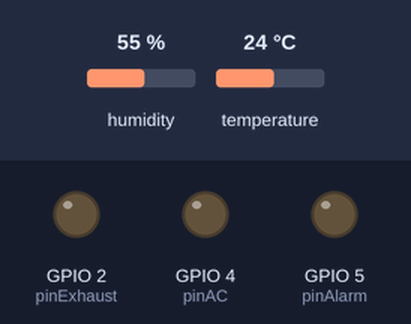
Simulated run of this sketch. Board: ESP32. Parts: output pins drawn as LEDs (lit = HIGH). The inputs (shaded band) are chosen by the test bench; at power-on: humidity 55 %, temperature 24 °C. What the sketch prints to the serial monitor is not drawn.

Above: at 3.2 s.
3.3 s: humidity set to 69 %
7.2 s: humidity set to 72 %
At 8.7 s:
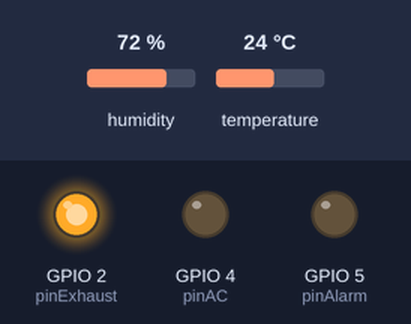
11.1 s: temperature set to 29 °C
15.0 s: temperature set to 32 °C
At 18.3 s:
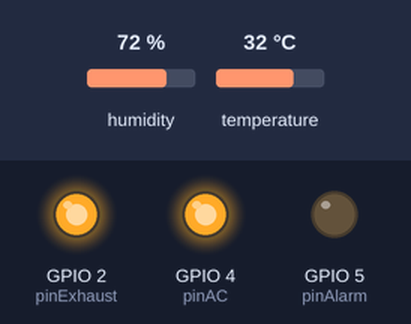
18.9 s: humidity set to 22 %
At 21.6 s:
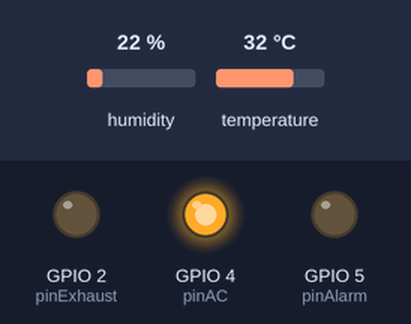
22.8 s: humidity set to 88 %
At 24.7 s:
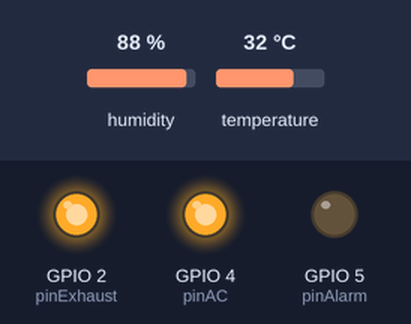
Timing chart, 0 to 26.2 s (numbered marks = the images above; inputs shaded):
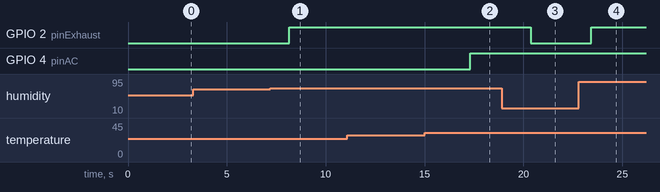

Measured:
- the behaviour switches between 70 and 71 % on humidity (found by bisection; images 0 and 1)
- the behaviour switches between 30 and 31 °C on temperature (found by bisection; images 1 and 2)
- after the input at 3.3 s, every drawn part: stays the same
- after the input at 7.2 s, GPIO 2 (pinExhaust): LOW → HIGH after 0.94 s
- after the input at 11.1 s, every drawn part: stays the same
- after the input at 15.0 s, GPIO 4 (pinAC): LOW → HIGH after 2.3 s
- after the input at 18.9 s, GPIO 2 (pinExhaust): HIGH → LOW after 1.5 s
- after the input at 22.8 s, GPIO 2 (pinExhaust): LOW → HIGH after 0.63 s

The sketch:

tugas-03-ventilasi-otomatis.ino
```cpp
/*
  TUGAS 3: SISTEM VENTILASI OTOMATIS

  Logika:
  - LED Hijau (kipas exhaust): Nyala jika kelembapan > 70%
  - LED Biru (AC): Nyala jika suhu > 30°C
  - LED Merah (alarm): Nyala jika suhu > 35°C DAN kelembapan > 80%

  Komponen: ESP32, DHT11, 3x LED (merah,hijau,biru), 3x resistor 220Ω

  Koneksi:
  - DHT11: 3.3V-DATA(GPIO15)-GND
  - LED Hijau (exhaust): GPIO2
  - LED Biru (AC): GPIO4
  - LED Merah (alarm): GPIO5
*/

#include <DHT.h>

#define DHTPIN 15
#define DHTTYPE DHT11
DHT dht(DHTPIN, DHTTYPE);

const int pinExhaust = 2;   // LED hijau
const int pinAC = 4;        // LED biru
const int pinAlarm = 5;     // LED merah

void setup() {
  Serial.begin(115200);
  dht.begin();

  pinMode(pinExhaust, OUTPUT);
  pinMode(pinAC, OUTPUT);
  pinMode(pinAlarm, OUTPUT);

  Serial.println("=== SISTEM VENTILASI OTOMATIS ===");
  Serial.println("Exhaust Fan: Kelembapan > 70%");
  Serial.println("AC: Suhu > 30°C");
  Serial.println("Alarm: Suhu>35°C DAN RH>80%");
  Serial.println();

  delay(2000);
}

void loop() {
  float suhu = dht.readTemperature();
  float rh = dht.readHumidity();

  if (isnan(suhu) || isnan(rh)) {
    Serial.println("Error DHT11!");
    delay(2000);
    return;
  }

  // Kontrol Exhaust Fan (hijau)
  bool exhaustOn = (rh > 70);
  digitalWrite(pinExhaust, exhaustOn ? HIGH : LOW);

  // Kontrol AC (biru)
  bool acOn = (suhu > 30);
  digitalWrite(pinAC, acOn ? HIGH : LOW);

  // Alarm (merah) - kondisi ekstrem
  bool alarmOn = (suhu > 35 && rh > 80);
  digitalWrite(pinAlarm, alarmOn ? HIGH : LOW);

  // Display
  Serial.println("┌─────────────────────────────┐");
  Serial.print("│ Suhu: ");
  Serial.print(suhu, 1);
  Serial.println(" °C              │");
  Serial.print("│ Kelembapan: ");
  Serial.print(rh, 1);
  Serial.println(" %       │");
  Serial.println("├─────────────────────────────┤");
  Serial.print("│ 🌀 Exhaust Fan: ");
  Serial.println(exhaustOn ? "NYALA   │" : "MATI    │");
  Serial.print("│ ❄️  AC: ");
  Serial.println(acOn ? "NYALA            │" : "MATI             │");
  Serial.print("│ 🚨 Alarm: ");
  Serial.println(alarmOn ? "AKTIF          │" : "NORMAL         │");
  Serial.println("└─────────────────────────────┘\n");

  delay(3000);
}

/*
  APLIKASI:
  - Kamar mandi: Exhaust auto saat lembap
  - Dapur: Exhaust saat memasak (lembap + panas)
  - Server room: AC + alarm jika overheating
  - Gudang: Ventilasi untuk cegah jamur

  PENGEMBANGAN:
  1. Tambah dehumidifier kontrol
  2. Integrasi dengan window actuator (buka jendela)
  3. Smart scheduling (ventilasi malam hari)
  4. Data logging untuk maintenance prediction
*/
```
